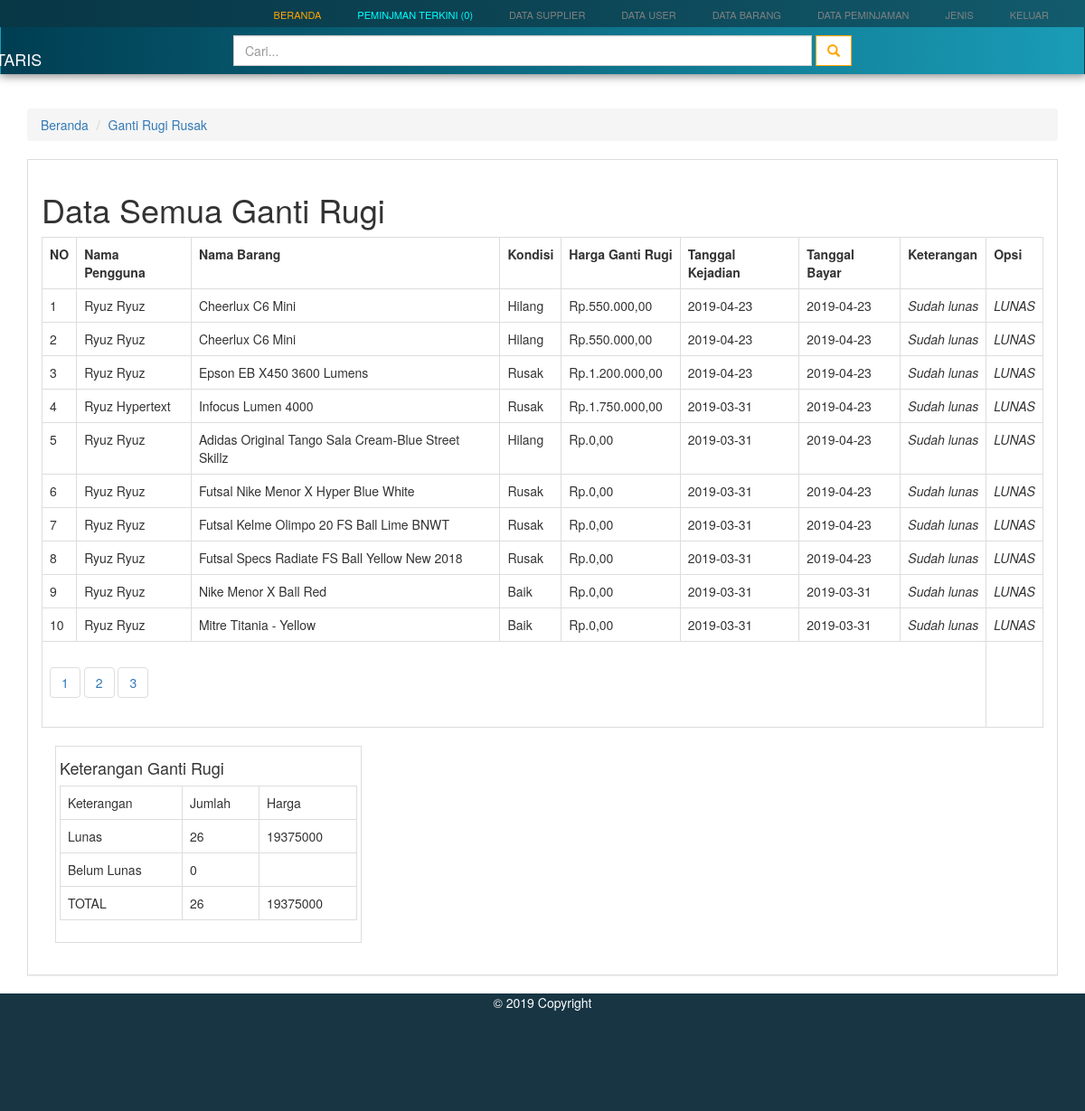
The app's page /ganti_rugi/ganti-rugi.php (signed in) with its own data.
### tables this page shows
CREATE TABLE `kondisi_rusak` (
  `id_rusak` int(11) NOT NULL,
  `id_pinjam` int(11) NOT NULL,
  `kondisi` varchar(255) NOT NULL,
  `tanggal_rusak` date NOT NULL,
  `tanggal_bayar_gt` date NOT NULL,
  `status_gt` varchar(255) NOT NULL
);

CREATE TABLE `user` (
  `id_user` int(11) NOT NULL,
  `nm_user` varchar(255) NOT NULL,
  `username` varchar(255) NOT NULL,
  `foto` varchar(255) NOT NULL,
  `email` varchar(255) NOT NULL,
  `password` varchar(255) NOT NULL,
  `level` varchar(255) NOT NULL,
  `alamat` varchar(255) NOT NULL,
  `tel_user` varchar(255) NOT NULL,
  `kelas` varchar(255) NOT NULL,
  `jabatan_sekolah` varchar(255) NOT NULL
);

CREATE TABLE `barang` (
  `id_barang` int(11) NOT NULL,
  `id_jenis` int(11) NOT NULL,
  `spesifikasi_barang` varchar(255) NOT NULL,
  `harga_barang` varchar(255) NOT NULL,
  `kondisi` varchar(255) NOT NULL,
  `sumber_dana` varchar(255) NOT NULL,
  `id_supplier` int(11) NOT NULL,
  `tanggal_beli` date NOT NULL,
  `gambar_barang` varchar(255) NOT NULL
);

### ganti_rugi/ganti-rugi.php (the view, shortened to what this page needs)
<?php
	include'../header/header.php';
	@$kondisi = $_GET['kondisi'];
 ?>
<!DOCTYPE html>
<html>
<head>
</head>
<body>
<?php if($kondisi === "Rusak"){ ?>
<div class="container">
	<ol class="breadcrumb">
		<li><a href="../beranda/beranda-side.php">Beranda</a></li>
		<li><a href="ganti-rugi.php">Ganti Rugi Rusak</a></li>
	</ol>
	<div class="panel panel-default">
		<div class="panel-body">
			<h1>Data Ganti Rugi Barang Rusak</h1>
			<table class="table table-bordered">
				<tr>
					<th>NO</th>
					<th>Nama Pengguna</th>
					<th>Nama Barang</th>
					<th>Harga Ganti Rugi</th>
					<th>Tanggal Rusak</th>
					<th>Tanggal Bayar</th>
					<th>Keterangan</th>
					<th>Opsi</th>
				</tr>
					<?php
						$no = 1;
						$sql_gt = mysqli_query($conn, "SELECT * FROM kondisi_rusak
														INNER JOIN peminjaman ON peminjaman.id_pinjam = kondisi_rusak.id_pinjam
														INNER JOIN barang ON peminjaman.id_barang = barang.id_barang
														INNER JOIN user ON peminjaman.id_user = user.id_user
														WHERE kondisi_rusak.kondisi = 'Rusak'
														ORDER BY kondisi_rusak.id_rusak DESC");
						while($data_gt = mysqli_fetch_array($sql_gt)){
					 ?>
				<tr>
					<td><?= $no++?></td>
					<td><?= $data_gt['nm_user'];?></td>
					<td><?= $data_gt['spesifikasi_barang']?></td>
					<td><?= "Rp." . number_format($data_gt['harga_barang']/2,2,',','.') ?></td>
					<td><?= $data_gt['tanggal_rusak']?></td>
					<td><?= $data_gt['tanggal_bayar_gt']?></td>
					<td>
						<?php
							if($data_gt['status_gt'] === '0'){
								echo "<i style='color:red;'>Belum bayar</i>";
							}elseif($data_gt['status_gt'] === '1'){
								echo "<i>Sudah lunas</i>";
							}
						 ?>
					</td>
					<td>
						<?php
							if($data_gt['status_gt'] === '0'){
						?>
					<a href="proses-bayar.php?id_rusak=<?= $data_gt['id_rusak']?>&nama=<?= $data_gt['nm_user']?>&kondisi=<?= $kondisi?>&id_user=<?= $data_gt['id_user']?>" class="btn btn-primary white-blue">Bayar</a></td>
						<?php
							}elseif($data_gt['status_gt'] === '1'){
								echo "<i>LUNAS</i>";
							}
						 ?>
				</tr>
					<?php } ?>
			</table>
		</div>
	</div>
</div>
<?php }else{ ?>
	<div class="container">
		<ol class="breadcrumb">
			<li><a href="../beranda/beranda-side.php">Beranda</a></li>
			<li><a href="ganti-rugi.php">Ganti Rugi Rusak</a></li>
		</ol>
		<div class="panel panel-default">
			<div class="panel-body">
				<h1>Data Semua Ganti Rugi</h1>
				<table class="table table-bordered">
					<tr>
						<th>NO</th>
						<th>Nama Pengguna</th>
						<th>Nama Barang</th>
						<th>Kondisi</th>
						<th>Harga Ganti Rugi</th>
						<th>Tanggal Kejadian</th>
						<th>Tanggal Bayar</th>
						<th>Keterangan</th>
						<th>Opsi</th>
					</tr>
						<?php
							$halaman = 10;
							$page = isset($_GET["halaman"]) ? (int)$_GET["halaman"] : 1;
							$mulai = ($page>1) ? ($page * $halaman) - $halaman : 0;
							$result = mysqli_query($conn,"SELECT * FROM kondisi_rusak");
							$total = mysqli_num_rows($result);
							$pages = ceil($total/$halaman);
							$sql_gt = mysqli_query($conn, "SELECT * FROM kondisi_rusak
															INNER JOIN peminjaman ON peminjaman.id_pinjam = kondisi_rusak.id_pinjam
															INNER JOIN barang ON peminjaman.id_barang = barang.id_barang
															INNER JOIN user ON peminjaman.id_user = user.id_user
															ORDER BY kondisi_rusak.id_rusak DESC
															LIMIT $mulai,$halaman");
							$no = $mulai+1;
							while($data_gt = mysqli_fetch_array($sql_gt)){
						 ?>
					<tr>
						<td><?= $no++?></td>
						<td><?= $data_gt['nm_user'];?></td>
						<td><?= $data_gt['spesifikasi_barang']?></td>
						<td><?= $data_gt['kondisi']?></td>
						<td><?= "Rp." . number_format($data_gt['harga_barang']/2,2,',','.') ?></td>
						<td><?= $data_gt['tanggal_rusak']?></td>
						<td><?= $data_gt['tanggal_bayar_gt']?></td>
						<td>
							<?php
								if($data_gt['status_gt'] === '0'){
									echo "<i style='color:red;'>Belum bayar</i>";
								}elseif($data_gt['status_gt'] === '1'){
									echo "<i>Sudah lunas</i>";
								}
							 ?>
						</td>
						<td>
							<?php
								if($data_gt['status_gt'] === '0'){
							?>
						<a href="proses-bayar.php?id_rusak=<?= $data_gt['id_rusak']?>&nama=<?= $data_gt['nm_user']?>&kondisi=<?= $kondisi?>&id_user=<?= $data_gt['id_user']?>" class="btn btn-primary white-blue">Bayar</a></td>
							<?php
								}elseif($data_gt['status_gt'] === '1'){
									echo "<i>LUNAS</i>";
								}
							 ?>
					</tr>
						<?php } ?>
					<tr>
						<td colspan="8">
						<div class="">
						  <?php for ($i=1; $i<=$pages ; $i++){ ?>
							<ul class="pagination">
							  <li>
							  	<a class="btn btn-primary white-orange" href="?halaman=<?php echo $i;?>"><?php echo $i;?></a>
							  </li>
							</ul>
						  <?php } ?>
						</div>
					</td>
					</tr>
				</table>
				<div class="col-sm-4">
					<div class="thumbnail" style="border-radius: 0">
						<h4>Keterangan Ganti Rugi</h4>
						<table class="table table-bordered">
							<tr>
								<td>Keterangan</td>
								<td>Jumlah</td>
								<td>Harga</td>
							</tr>
							<tr>
								<td>Lunas</td>
								<td>
									<?php
										$result_lunas = mysqli_query($conn,"SELECT * FROM kondisi_rusak WHERE status_gt = '1'");
										$gr_lunas = mysqli_num_rows($result_lunas);
										echo $gr_lunas;
									 ?>
								</td>
								<td>
									<?php
										$harga_lunas = mysqli_query($conn,"SELECT SUM(harga_barang)/2 AS total_lunas FROM barang
																	INNER JOIN peminjaman ON peminjaman.id_barang = barang.id_barang
																	INNER JOIN kondisi_rusak ON kondisi_rusak.id_pinjam = peminjaman.id_pinjam
																	WHERE kondisi_rusak.status_gt = '1'
																	");
										$total_lunas = mysqli_fetch_array($harga_lunas);
										echo $total_lunas['total_lunas'];
									 ?>
								</td>
							</tr>
							<tr>
								<td>Belum Lunas</td>
								<td>
									<?php
										$result_blunas = mysqli_query($conn,"SELECT * FROM kondisi_rusak WHERE status_gt = '0'");
										$gr_blunas = mysqli_num_rows($result_blunas);
										echo $gr_blunas;
									 ?>
								</td>
								<td>
									<?php
										$harga_blunas = mysqli_query($conn,"SELECT SUM(harga_barang) AS total_blunas FROM barang
																	INNER JOIN peminjaman ON peminjaman.id_barang = barang.id_barang
																	INNER JOIN kondisi_rusak ON kondisi_rusak.id_pinjam = peminjaman.id_pinjam
																	WHERE kondisi_rusak.status_gt = '0'
																	");
										$total_blunas = mysqli_fetch_array($harga_blunas);
									 ?>
								</td>
							</tr>
							<tr>
								<td>TOTAL</td>
								<td>
									<?php
										$result_semua = mysqli_query($conn,"SELECT * FROM kondisi_rusak WHERE status_gt = '1' OR status_gt = '0'");
										$gr_semua = mysqli_num_rows($result_semua);
										echo $gr_semua;
									 ?>
								</td>
								<td>
									<?php
										$total_semua = $total_lunas['total_lunas'] + $total_blunas['total_blunas'];
										echo $total_semua;
									 ?>
								</td>
							</tr>
						</table>
					</div>
				</div>
			</div>
		</div>
	</div>
<?php } ?>
</body>
</html>
<?php include'../footer/footer.php'; ?>

### style/button5.css (style rules this page uses)
.white-orange { font-weight: 700px; color: orange; border-color: orange; background: white; border-radius: 0; }

### ganti_rugi/ganti-rugi.php (style rules this page uses)
.panel-default { border-radius: 0; }

### records on screen
kondisi_rusak: user.nm_user "Ryuz Ryuz", barang.spesifikasi_barang "Cheerlux C6 Mini", barang.kondisi "Hilang", barang.harga_barang "550.000,00", tanggal_rusak "2019-04-23", tanggal_bayar_gt "2019-04-23", status_gt "Sudah lunas"
kondisi_rusak: user.nm_user "Ryuz Ryuz", barang.spesifikasi_barang "Cheerlux C6 Mini", barang.kondisi "Hilang", barang.harga_barang "550.000,00", tanggal_rusak "2019-04-23", tanggal_bayar_gt "2019-04-23", status_gt "Sudah lunas"
kondisi_rusak: user.nm_user "Ryuz Ryuz", barang.spesifikasi_barang "Epson EB X450 3600 Lumens", barang.kondisi "Rusak", barang.harga_barang "1.200.000,00", tanggal_rusak "2019-04-23", tanggal_bayar_gt "2019-04-23", status_gt "Sudah lunas"
kondisi_rusak: user.nm_user "Ryuz Hypertext", barang.spesifikasi_barang "Infocus Lumen 4000", barang.kondisi "Rusak", barang.harga_barang "1.750.000,00", tanggal_rusak "2019-03-31", tanggal_bayar_gt "2019-04-23", status_gt "Sudah lunas"
kondisi_rusak: user.nm_user "Ryuz Ryuz", barang.spesifikasi_barang "Adidas Original Tango Sala Cream-Blue Street Skillz", barang.kondisi "Hilang", barang.harga_barang "0,00", tanggal_rusak "2019-03-31", tanggal_bayar_gt "2019-04-23", status_gt "Sudah lunas"
kondisi_rusak: user.nm_user "Ryuz Ryuz", barang.spesifikasi_barang "Futsal Nike Menor X Hyper Blue White", barang.kondisi "Rusak", barang.harga_barang "0,00", tanggal_rusak "2019-03-31", tanggal_bayar_gt "2019-04-23", status_gt "Sudah lunas"
kondisi_rusak: user.nm_user "Ryuz Ryuz", barang.spesifikasi_barang "Futsal Kelme Olimpo 20 FS Ball Lime BNWT", barang.kondisi "Rusak", barang.harga_barang "0,00", tanggal_rusak "2019-03-31", tanggal_bayar_gt "2019-04-23", status_gt "Sudah lunas"
kondisi_rusak: user.nm_user "Ryuz Ryuz", barang.spesifikasi_barang "Futsal Specs Radiate FS Ball Yellow New 2018", barang.kondisi "Rusak", barang.harga_barang "0,00", tanggal_rusak "2019-03-31", tanggal_bayar_gt "2019-04-23", status_gt "Sudah lunas"
kondisi_rusak: user.nm_user "Ryuz Ryuz", barang.spesifikasi_barang "Nike Menor X Ball Red", barang.kondisi "Baik", barang.harga_barang "0,00", tanggal_rusak "2019-03-31", tanggal_bayar_gt "2019-03-31", status_gt "Sudah lunas"
kondisi_rusak: user.nm_user "Ryuz Ryuz", barang.spesifikasi_barang "Mitre Titania - Yellow", barang.kondisi "Baik", barang.harga_barang "0,00", tanggal_rusak "2019-03-31", tanggal_bayar_gt "2019-03-31", status_gt "Sudah lunas"

### other values on screen
$data['jml'] "0"
$gr_lunas "26"
$total_lunas['total_lunas'] "19375000"
$gr_blunas "0"
$gr_semua "26"
$total_semua "19375000"
